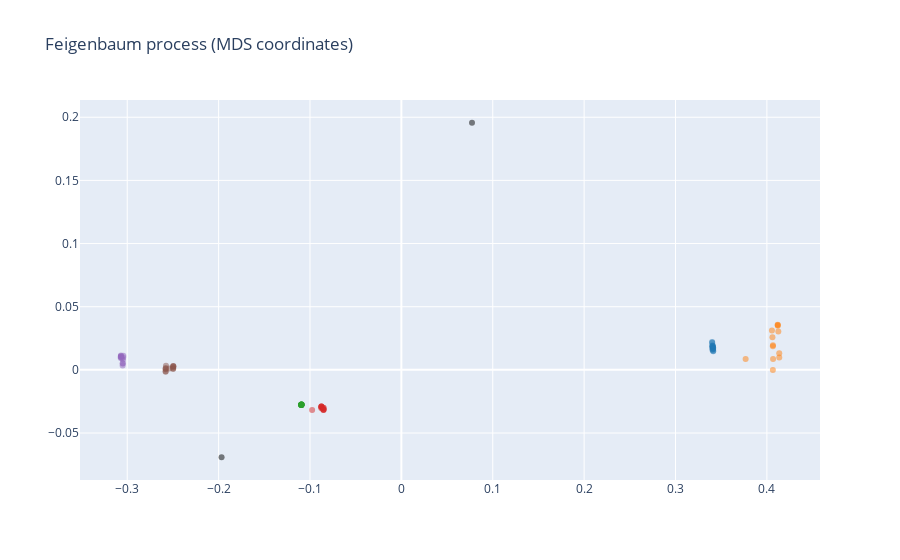

Notebook code for this chart:
### Markdown cell above
This one will be a little different from the previous process examples: in
addition to the MDS scatter plot of predictive states, we will also plot an
equivalently color-coded diagram of the corresponding system states in the
logistic map system.

### Code cell
colors_leaves = np.array(Z['leaves_color_list'])
colors = np.empty_like(colors_leaves)
colors[Z['leaves']] = colors_leaves
colors[np.where(colors=='k')] = '#000000'

Y = MDS(n_components=2,dissimilarity='precomputed',random_state=0).fit_transform(squareform(wass))
unq_pasts_txt = [''.join(s) for s in unq_pasts]
fig = go.Figure(
    data = [go.Scatter(
        x=Y[:,0],y=Y[:,1],mode='markers',hoverinfo='text',text=unq_pasts_txt,
        marker_color=colors,marker_opacity=0.5
    )],
)
fig.update_layout(title=r'Feigenbaum process (MDS coordinates)')
